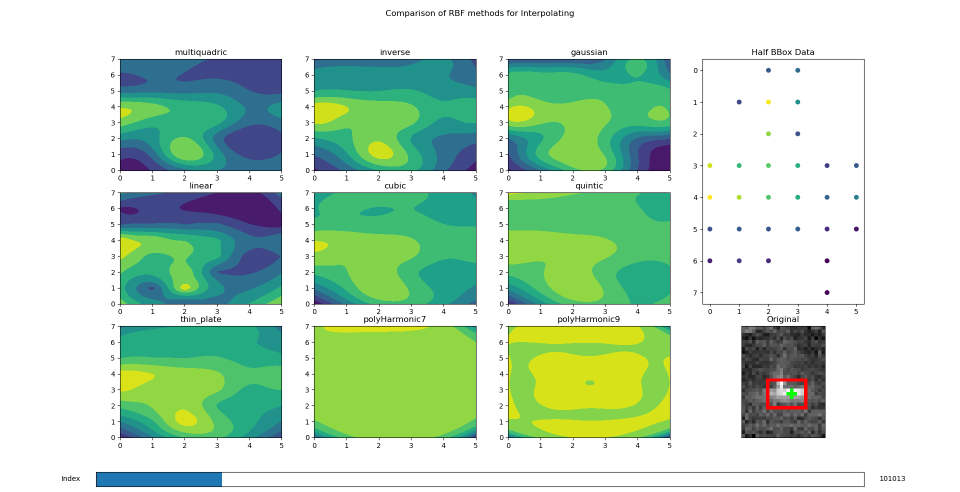
#> input picture 03 Scripts/3D Thermal Reconstruction/2dRBFhalfdataexample_f101013.png, 1920 x 983 px (shown at 1/2 size); its folder holds only this picture in this run
$ python -i temperaturerotationdata_nonheight_rbf_voxel.py   (imports and definitions only)
#> lines starting #> are read from the running program, lines starting #| are printed output that depends on the picture
import numpy as np
import matplotlib.pyplot as plt
import h5py
import scipy.interpolate
from mpl_toolkits.mplot3d import Axes3D
import matplotlib.gridspec as gridspec
from matplotlib.colors import Normalize
from matplotlib.widgets import Slider,Button
from skimage.filters import sobel,threshold_otsu
from scipy.spatial.transform import Rotation as R
from scipy.interpolate import Rbf
import matplotlib.cm as cm
from matplotlib.colors import Normalize
from mpl_toolkits.mplot3d.art3d import Poly3DCollection
import cv2
from skimage import measure

show_mcubes = True

# [101 lines left out: functions convPointCloudToVoxel, compute_sizev, customCube, customCubeCentre, genCubesVoxelID, not called in this run]


class SliderManager:
    def __init__(self,ax,limax,ax2,limax2):
        # data shared between sliders
        self.x = np.empty(0)
        self.y = np.empty(0)
        self.z = np.empty(0)
        self.T = np.empty(0)
        self.Tmin = 0.0
        self.Tmax = 0.0
        # function for rbf
        self.rbf_method = 'multiquadric'
        # colormap for plot
        self.cmap = 'viridis'
        # axes for sliders
        self.ax = ax
        self.ax2 = ax2
        # save limits for retrieval later
        self.slider_limits = [limax,limax2]
        # create sliders
        self.sidx = Slider(self.ax,'Index',limax[0],limax[1],valinit=limax[0],dragging=True,valstep=1,valfmt='%0.0f')
        self.sfilt = Slider(self.ax2,'Filter',limax2[0],limax2[1],valinit=limax2[0],dragging=True,valstep=0.01,valfmt='%1.2f')
        # assign slider update methods as internal class methods
        self.sidx.on_changed(self.updateIdx)
        self.sfilt.on_changed(self.updateFilt)
        # create options menu
        self.opts_menu = FittingMenu(self)

    def getSliderLimits(self):
        return self.slider_limits

    # [141 lines left out: functions setDrawAxes, updateIdx, not called in this run]

    def getAxLimits(self,ax):
        return [*ax.axis(),*(ax.get_zlim() if isinstance(ax,Axes3D) else [None,None])]

    # [30 lines left out: function updateFilt, not called in this run]

class FittingMenu:
    def __init__(self,slidermg):
        # set slide manager
        self.slidermg = slidermg
        # create figure
        self.fig = plt.figure(num="RBF Fitting and Plotting Options")
        # methods for RBF, values will be text sizes
        self.rbf_methods = ["gaussian","multiquadric","inverse"]
        # colormaps, values will be text sizes
        self.cmaps = ["viridis","hot"]
        # create lists to store buttons and arrays
        # a dictionary is used to make indexing clearer
        self.buttons = {"RBF" : [None]*len(self.rbf_methods),"CMAP":[None]*len(self.cmaps)}
        self.axes = {"RBF" : [None]*len(self.rbf_methods),"CMAP":[None]*len(self.cmaps)}
        self.rbf_title = self.fig.text(0.06,0.9,"RBF Fitting Method",bbox=dict(facecolor='red', alpha=0.5))
        self.cmap_title = self.fig.text(0.06,0.65,"Colormap",bbox=dict(facecolor='red', alpha=0.5))
        # get the max number of labels
        # used to determine global spacing of buttons
        max_sz = max(len(self.rbf_methods),len(self.cmaps))
        ## create axes and buttons
        # horizontal positioning of buttons is set so that they are horizontally justified
        # width of buttons is set based on size of text, or should be
        for i,k in enumerate(self.rbf_methods):
            self.axes["RBF"][i] = self.fig.add_axes([0.05+round((max_sz**-1)*(i),2),0.75,float(self.getTextSize(k))/50,0.1])
            self.buttons["RBF"][i] = Button(self.axes["RBF"][i],k)
            self.buttons["RBF"][i].on_clicked(self.methodClick)

        for i,k in enumerate(self.cmaps):
            self.axes["CMAP"][i] = self.fig.add_axes([0.05+round((max_sz**-1)*(i),2),0.5,float(self.getTextSize(k))/50,0.1])
            self.buttons["CMAP"][i] = Button(self.axes["CMAP"][i],k)
            self.buttons["CMAP"][i].on_clicked(self.cmapClick)
#> `picture = cv2.imread('2dRBFhalfdataexample_f101013.png', cv2.IMREAD_GR..`:
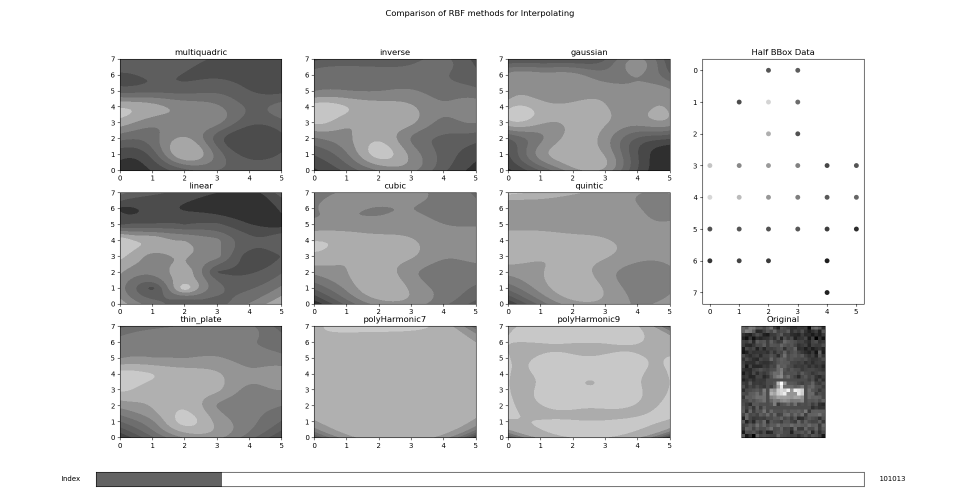
#> picture: shape (983, 1920) (shown at 1/2 size); min 0, max 255, mean 208.4


    def getTextSize(self,t,**kwargs):
        from matplotlib.text import Text
        # get the size of the text in terms of units
        return Text(text=t,**kwargs).get_fontsize()

    # [11 lines left out: functions methodClick, cmapClick, not called in this run]

# data index to start at
starter_f = 91398
# end index to finish at
end_f = 150000
# tolerance used for temperature filtering
temp_tol = 20.0
# path to file
path = "D:\BEAM\Scripts\PackImagesToHDF5\pi-camera-data-127001-2019-10-14T12-41-20.hdf5"

# function to search for the bounding box area
def findBB(frame):
    # perform sobel operation to find edges on frame
    # assumes frame is normalized
    sb = sobel(frame)
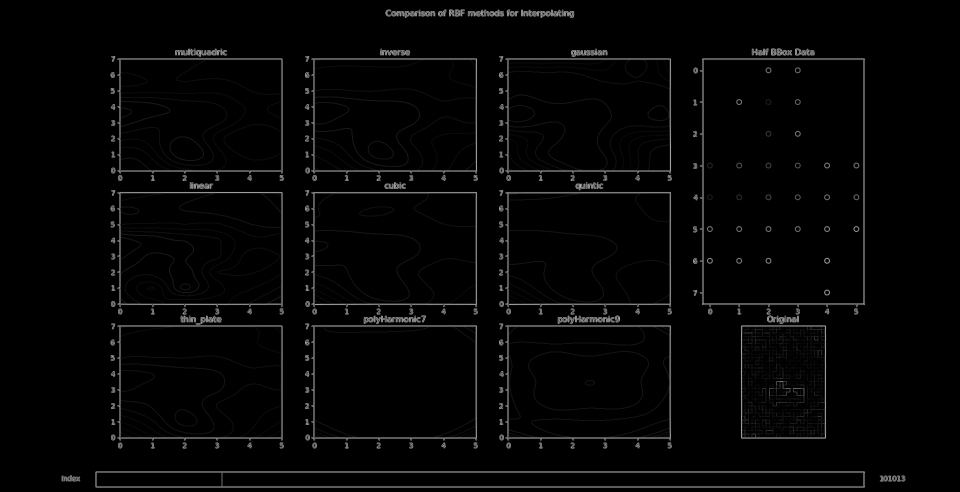
#> sb: shape (983, 1920) float64 (shown at 1/2 size); min 0, max 0.776, mean 0.0205
    # clear values outside of known range of target area
    sb[:,:15] = 0
    sb[:,25:] = 0
#> sb: shape (983, 1920) float64; every value is 0
    # get otsu threshold value
    thresh = threshold_otsu(sb)
#> thresh = 0
    # create mask for thresholded values
    img = (sb > thresh).astype('uint8')*255
#> img: shape (983, 1920); every value is 0
    # perform morph open to try and close gaps and create a more inclusive mask
    img=cv2.morphologyEx(img,cv2.MORPH_OPEN,cv2.getStructuringElement(cv2.MORPH_ELLIPSE,(3,3)))
    # search for contours in the thresholded image
    ct = cv2.findContours(img,cv2.RETR_LIST,cv2.CHAIN_APPROX_SIMPLE)[0]
#> ct = []
    # if a contour was found
    if len(ct)>0:
        # if there is more than one contour, sort contours by size
        if len(ct)>1:
            ct.sort(key=lambda x : cv2.contourArea(x),reverse=True)
        # return the bounding box for the largest contour and the largest contour
        return cv2.boundingRect(ct[0]),ct[0]

## create plotting axes
# create figure
f = plt.figure(num="Heating Area Volume")
# [1 line not run here, left out]
# create grid spec based off figure settings
gs = gridspec.GridSpec(2,3,f)
ax = f.add_subplot(gs[0,0],projection='3d')
# [2 lines not run here, left out]
axrbf = f.add_subplot(gs[1,0],projection='3d')

axorig = f.add_subplot(gs[:,1])
# [1 line not run here, left out]
aximg = f.add_subplot(gs[:,2])
# [1 line not run here, left out]
# add the axes that would need clearing to a list
fax_clear = [ax,axorig,axrbf]

# added slider axes
axidx = f.add_axes([0.25, 0.01, 0.65, 0.03])
axfilt = f.add_axes([0.25,0.045,0.65,0.03])
# adding a button to reset the view of the rotated scatter points
axreset = f.add_axes([0.02, 0.01, 0.1, 0.035])
rview = Button(axreset,"RESET")
# [1 line not run here, left out]

# create slider manager class
mg = SliderManager(axidx,[starter_f,end_f],axfilt,[0.0,1.0])
# [1 line not run here, left out]

# add button for moving index slider by 1
axincr = f.add_axes([0.13,0.01,0.08,0.035])
incridx = Button(axincr,">>")
# [3 lines not run here, left out]

>>> import cv2
>>> picture = cv2.imread('2dRBFhalfdataexample_f101013.png', cv2.IMREAD_GRAYSCALE)
>>> result = findBB(picture)
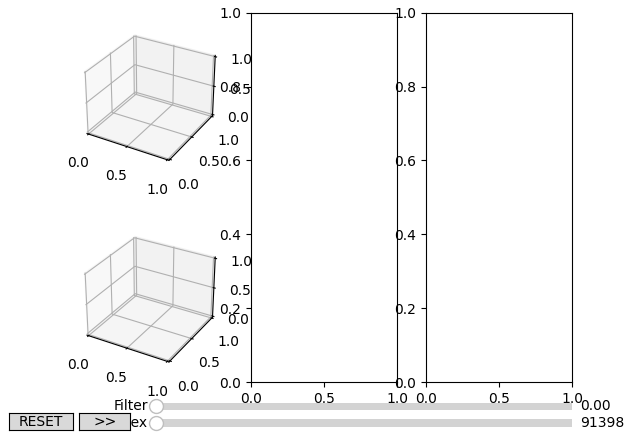
#> figure drawn by matplotlib, 2 panels

$ run again, on 03 Scripts/3D Thermal Reconstruction/2dRBFhalfdataexample_f98381.png
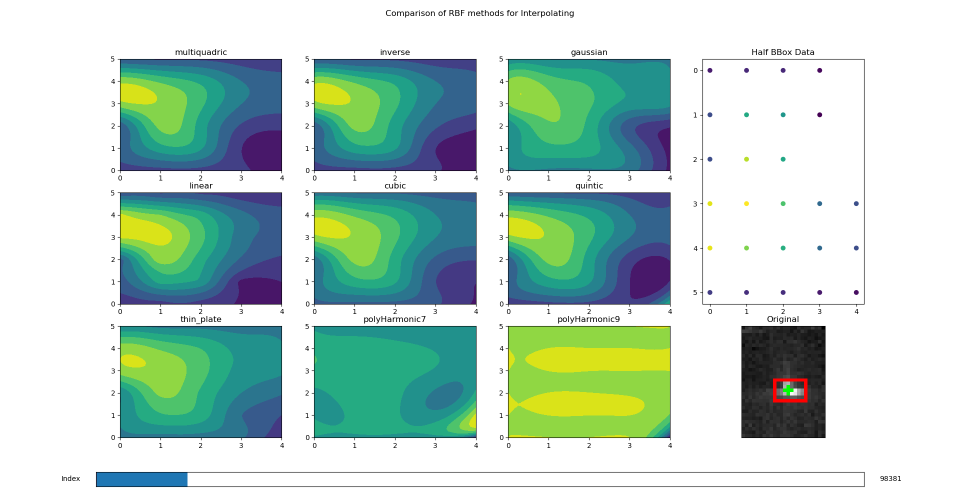
#> input picture 03 Scripts/3D Thermal Reconstruction/2dRBFhalfdataexample_f98381.png, 1920 x 983 px (shown at 1/2 size)
#> `picture = cv2.imread('2dRBFhalfdataexample_f101013.png', cv2.IMREAD_GR..`:
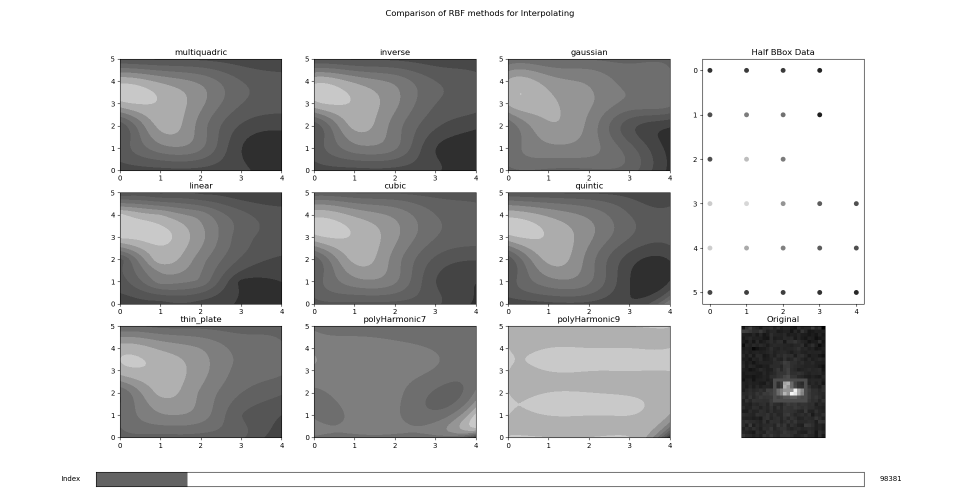
#> picture: shape (983, 1920) (shown at 1/2 size); min 0, max 255, mean 201.7
#> in findBB, `sb = sobel(frame)`:
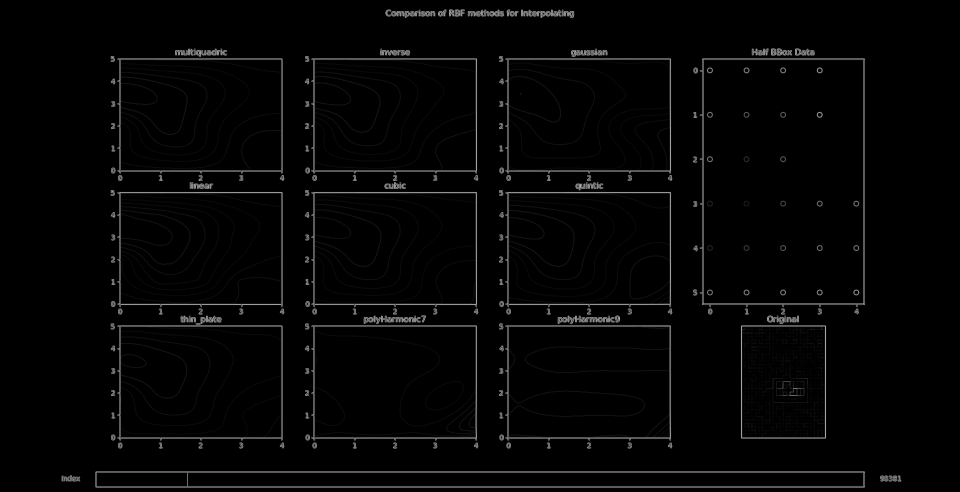
#> sb: shape (983, 1920) float64 (shown at 1/2 size); min 0, max 0.776, mean 0.0195
#> thresh = 0
#> img: shape (983, 1920); every value is 0
#> ct = []
